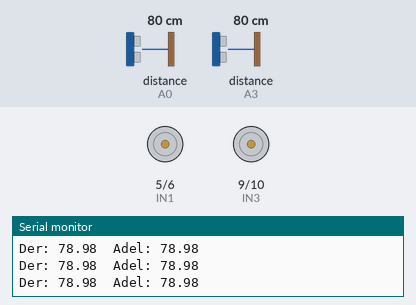
The sketch below on a simulated Arduino Uno, built with avr-gcc and run on an emulated ATmega328P. Shown: motor-driver pin pairs drawn as motors (green arrow = first pin HIGH = forward, orange = second pin HIGH = backward, longer = more drive), the last lines printed to the serial monitor. Wiring (inferred from the names in the program): 2 × ultrasonic range finder: trigger A1, echo A0 / trigger A2, echo A3. Inputs (shaded band) come from the test bench; at power-on: distance to the obstacle (sensors on A3, A0) 80 cm. The echo pulse lasts 58.3 µs per cm.

Above: at 1.2 s.
1.3 s: distance to the obstacle (sensor on A3) set to 28 cm
4.3 s: distance to the obstacle (sensor on A3) set to 22 cm
At 4.9 s:
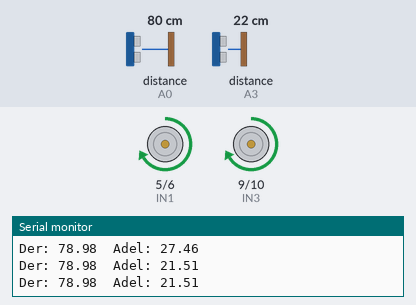
12.0 s: distance to the obstacle (sensor on A3) set to 35 cm
At 12.7 s:
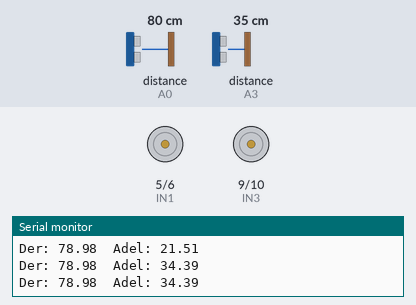
Timing chart, 0 to 15.0 s (numbered marks = the images above; inputs shaded):
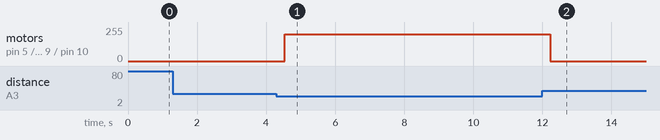

The sketch:

TwoUltrasonic.ino
```cpp
const int triggerDerecha = A1;
const int echoDerecha = A0;

const int triggerAdelante = A2;
const int echoAdelante = A3;

int IN1 = 5;
int IN2 = 6;
int IN3 = 9;
int IN4 = 10;


void setup() {
  pinMode(triggerDerecha, OUTPUT);
  pinMode(echoDerecha, INPUT);

  pinMode(triggerAdelante, OUTPUT);
  pinMode(echoAdelante, INPUT);

  pinMode(IN2, OUTPUT);
  pinMode(IN1, OUTPUT);
  pinMode(IN3, OUTPUT);
  pinMode(IN4, OUTPUT);

  detenerMotores();

  Serial.begin(9600);
}


void loop() {

  float distanciaDerecha = medirDistancia(triggerDerecha, echoDerecha);
  delay(20);
  float distanciaAdelante = medirDistancia(triggerAdelante, echoAdelante);
  delay(20);


  const int DETECCION = 25;

  bool rivalDerecha = (distanciaDerecha > 0) && (distanciaDerecha <= DETECCION);
  bool rivalAdelante = (distanciaAdelante > 0) && (distanciaAdelante <= DETECCION);
  bool rivalDerechaAdelante = rivalDerecha && rivalAdelante;


  if (rivalDerechaAdelante) {
    avanzar();
  }

  else if (rivalAdelante) {
    avanzar();
  }

  else if (rivalDerecha) {
    girarDerecha();
  }

  else {
    girarIzquierda();
  }


  Serial.print("Der: ");
  Serial.print(distanciaDerecha);

  Serial.print("  Adel: ");
  Serial.println(distanciaAdelante);

  Serial.print("\n");

  delay(200);
}


float medirDistancia(int trigger, int echo) {
  digitalWrite(trigger, LOW);
  delayMicroseconds(2);
  digitalWrite(trigger, HIGH);
  delayMicroseconds(10);
  digitalWrite(trigger, LOW);


  long tiempo = pulseIn(echo, HIGH, 30000);

  if (tiempo == 0) {
    return 1;

  }
  return tiempo * 0.034 / 2.0;
}


// ================================================

void retroceder() {
  analogWrite(IN4, 200);
  analogWrite(IN3, 0);

  analogWrite(IN2, 200);
  analogWrite(IN1, 0);
}


void avanzar() {
  analogWrite(IN4, 0);
  analogWrite(IN3, 200);

  analogWrite(IN2, 0);
  analogWrite(IN1, 200);
}


void detenerMotores() {
  analogWrite(IN4, 0);
  analogWrite(IN3, 0);

  analogWrite(IN2, 0);
  analogWrite(IN1, 0);
}


void girarIzquierda() {
  analogWrite(IN4, 0);
  analogWrite(IN3, 0);

  analogWrite(IN2, 0);
  analogWrite(IN1, 0);
}


void girarDerecha() {
  analogWrite(IN4, 0);
  analogWrite(IN3, 0);

  analogWrite(IN2, 0);
  analogWrite(IN1, 0);
}
```

Measured:
- the behaviour switches between 26 and 25 cm on distance to the obstacle (sensor on A3) (found by bisection; images 0 and 1)
- after the input at 4.3 s, motor on pin 5 (IN1) / pin 6 (IN2), motor on pin 9 (IN3) / pin 10 (IN4): stopped → forward 200/255 after 0.23 s
- after the input at 12.0 s, motor on pin 5 (IN1) / pin 6 (IN2), motor on pin 9 (IN3) / pin 10 (IN4): forward 200/255 → stopped after 0.22 s
